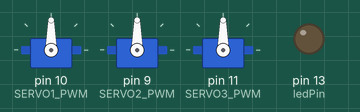
Recording of a sketch running on a simulated Arduino Uno, built with avr-gcc and run on an emulated ATmega328P. Shown: 3 × servo, output pins drawn as LEDs (lit = HIGH). What the sketch prints to the serial monitor is not drawn.

Above: at 0.1 s.
At 2.1 s:
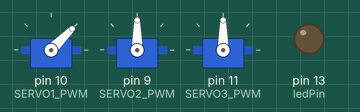
At 3.1 s:
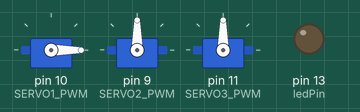
Timing chart, 0 to 4.6 s (numbered marks = the images above):
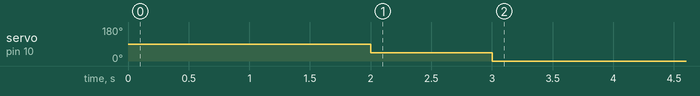

The sketch:

smallcom.ino
```cpp
#include <Servo.h>
#include <AFMotor.h>

Servo servo_1;
Servo servo_2;
Servo servo_3;
AF_Stepper motor(2000, 2);

#define SERVO1_PWM 10
#define SERVO2_PWM 9
#define SERVO3_PWM 11

int ledPin = 13;

  int leftCount = 90;
  int rightCount = 90;
  int topCount = 90;
  int downCount = 90;

  int  left = 1;
  int  right = 2;
  int  top = 3;
  int  down = 4;
  int  shoot = 5;
  int recalc = 6;


  int leftIndex = 1;

  int pos = 0;

void setup() {

  Serial.begin(9600);
  Serial.println("Simple Motor Shield sketch");

  servo_1.attach(SERVO1_PWM);
  servo_2.attach(SERVO2_PWM);
  servo_3.attach(SERVO3_PWM);

  motor.setSpeed(10);  // 10 rpm

  pinMode(ledPin, OUTPUT);
  recalFire();
  recalHight();
  delay(2000);

  fire();
  delay(2000);

}

void fire(){

  int angle = 45;
  servo_1.write(angle);
  delay(1000);
  servo_1.write(0);

}

void recalFire(){

  int pos = 0;
  pos = servo_1.read();
  Serial.println(pos);
  if  (pos > 0){
    servo_1.write(90);
    //delay(1000);
  }

}

void recalcircle(){

  servo_3.write(90);
  Serial.println("high_recal");

}

void recalHight(){

  int pos = 0;

  pos = servo_1.read();
  Serial.println(pos);
  if  (pos > 0){
    servo_1.write(90);
    //delay(1000);
  }

}

void high(int x){

  servo_2.write(x);
  Serial.println("high");

}

void circle(int x){

  servo_3.write(x);
  //Serial.println("cricle");

}


void reload_back(int x){

    motor.step(1, RELEASE, 0);
    delay(500);
    Serial.println("Single coil steps");
    //motor.step(x, FORWARD, DOUBLE);
    motor.step(x, BACKWARD, INTERLEAVE);
}

void reload_front(int x){

    motor.step(1, RELEASE, 0);
    delay(500);
    Serial.println("Single coil steps");
    //motor.step(x, BACKWARD, DOUBLE);
    motor.step(x, BACKWARD, INTERLEAVE);

}

void loop() {

  while( Serial.available() == 0 );

    byte val = Serial.read();
    Serial.println(val, DEC);


    if (val == left){

      Serial.println("left");
      //leftCount = leftCount + 10;
//      pos = servo_1.read();
//      Serial.println("ServoPos: ");
//      Serial.println(pos);

      circle(leftCount+20);

    }

    if (val == right){

      Serial.println("right");
      //rightCount = rightCount - 10;
      //pos = servo_1.read();
      circle(rightCount-20);

    }

    if (val == top){

      Serial.println("top");
      //topCount = topCount + 10;
      //pos = servo_3.read();

      high(topCount+20);
    }

    if (val == down){

      Serial.println("down");
      //topCount = topCount + 10;
      //pos = servo_3.read();

      high(downCount-20);
    }

    if (val == shoot){

      Serial.println("down");
      //topCount = topCount + 10;
      fire();
    }
}
```
